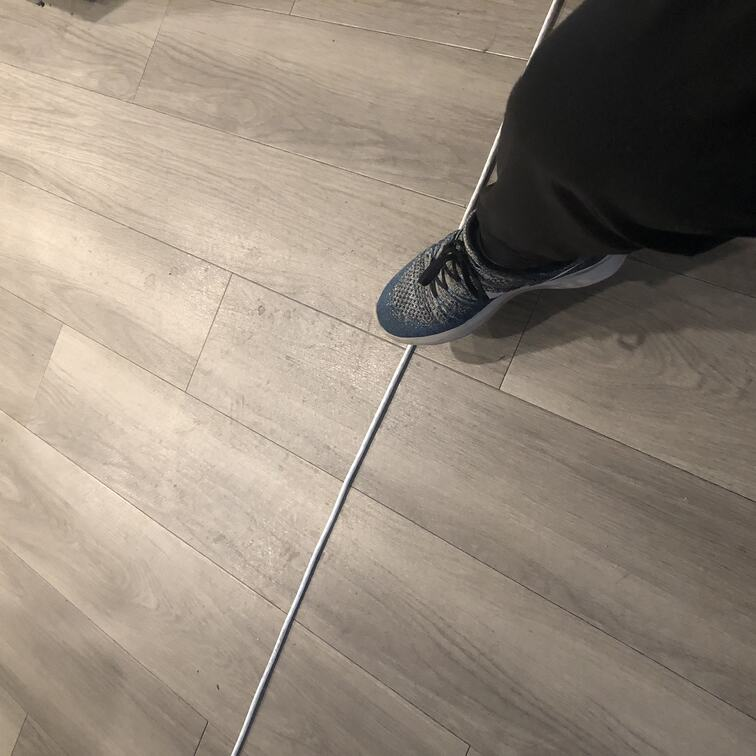
#> input picture imgs/25percent/camera1.jpg, 756 x 756 px
$ python 1ToT.py
#> lines starting #> are read from the running program, lines starting #| are printed output that depends on the picture
#!/usr/bin/python3
import numpy as np
from skimage import io
from collections import defaultdict
from scipy.signal import convolve
import matplotlib.pyplot as plt

# [69 lines left out: functions compute_fundamental, fundamental_matrix, solve_dots, plot_line, not called in this run]

with open('points.npy', 'rb') as f:
#> (reads points.npy from the repository)
    X1 = np.load(f)
    X2 = np.load(f)
    X3 = np.load(f)
    Xt = np.load(f)
img1 = io.imread('imgs/25percent/camera1.jpg', as_gray=True)
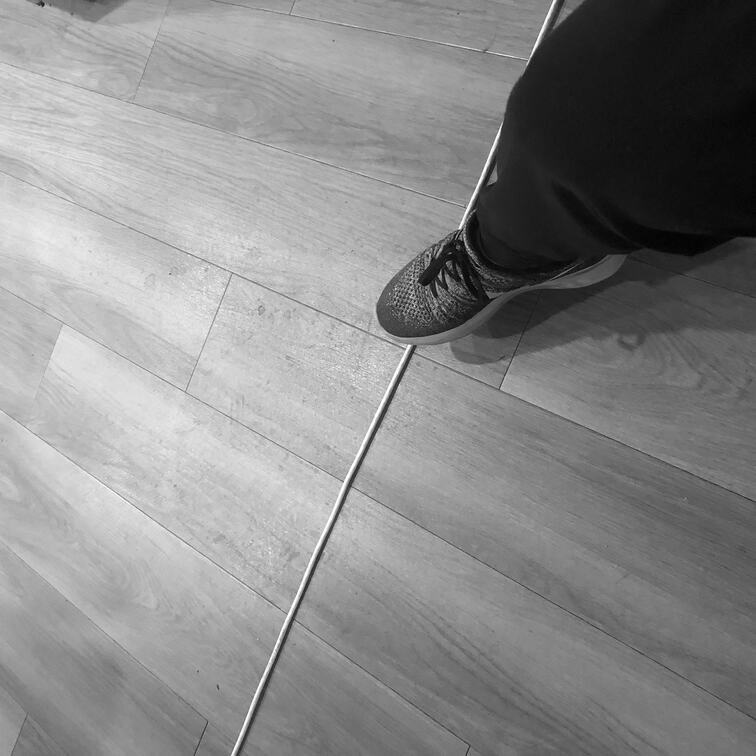
#> img1: shape (756, 756) float64; min 0.000565, max 1, mean 0.541
img2 = io.imread('imgs/25percent/camera2.jpg', as_gray=True)
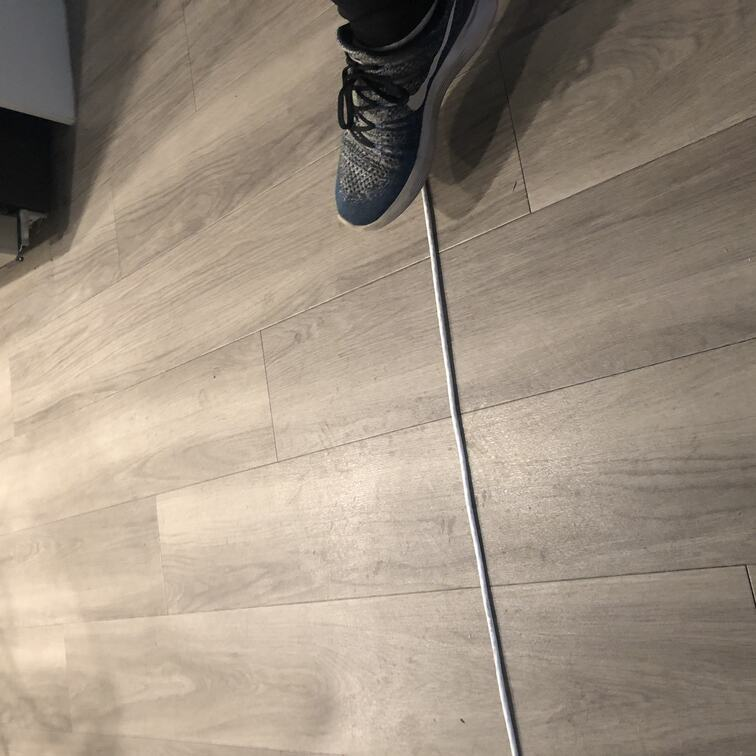
#> input picture imgs/25percent/camera2.jpg, 756 x 756 px
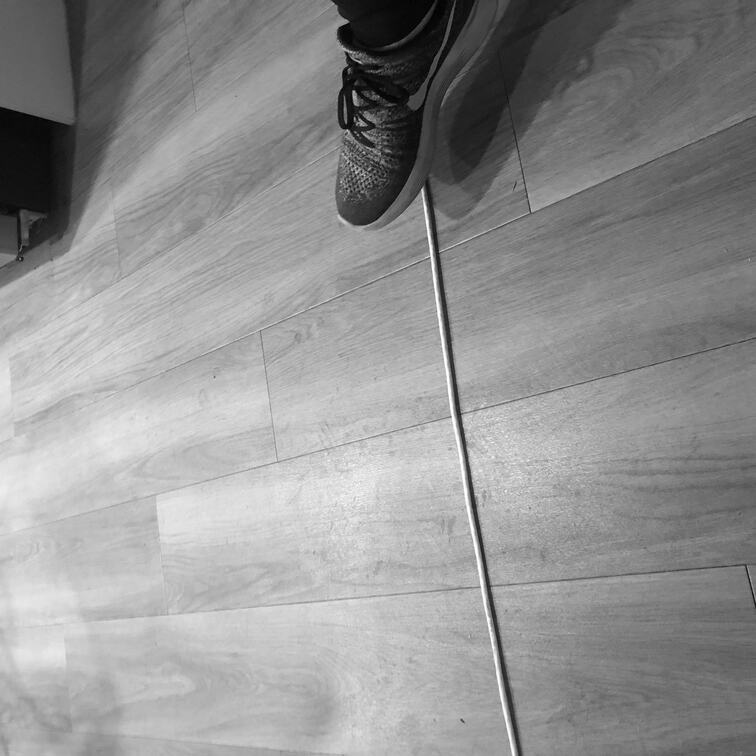
#> img2: shape (756, 756) float64; min 0, max 1, mean 0.574
img3 = io.imread('imgs/25percent/camera3.jpg', as_gray=True)
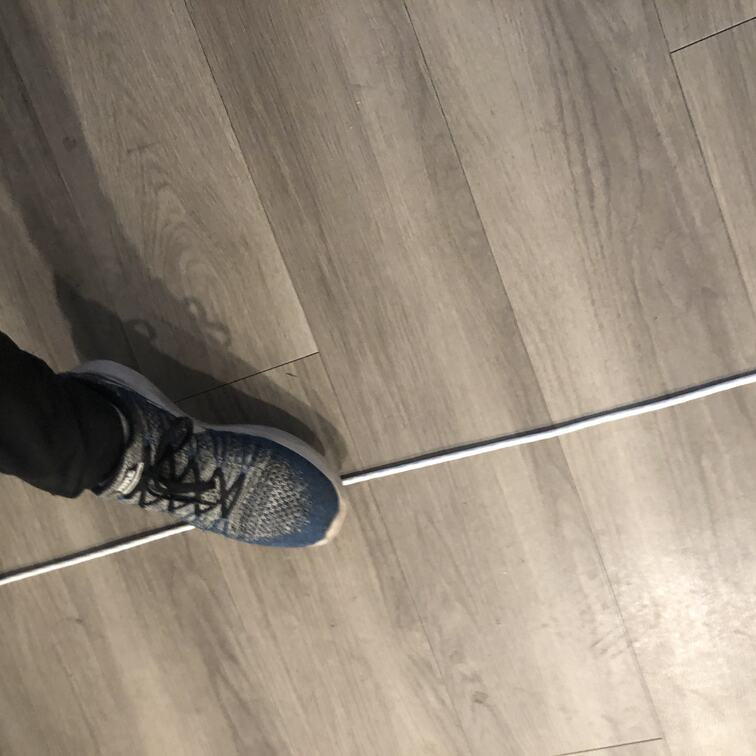
#> input picture imgs/25percent/camera3.jpg, 756 x 756 px
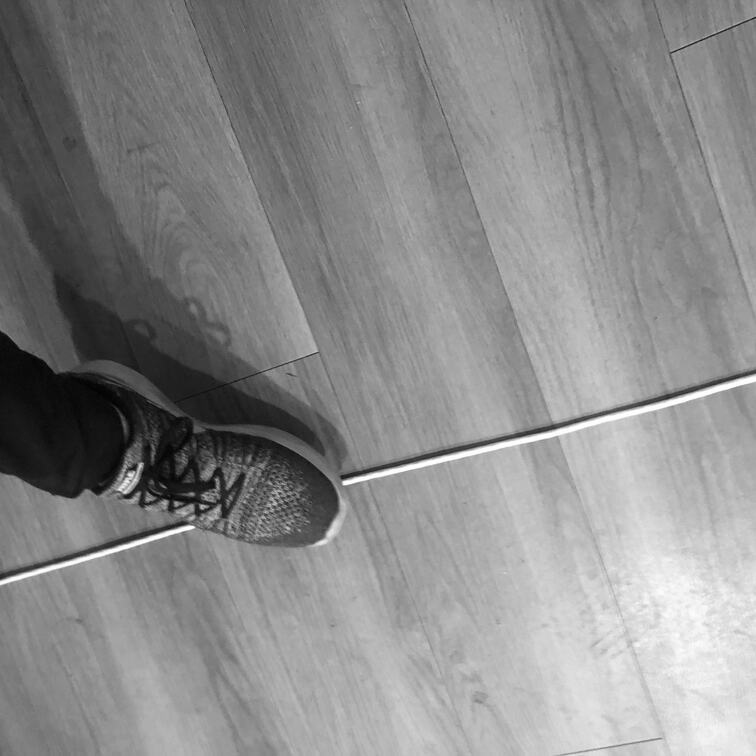
#> img3: shape (756, 756) float64; min 0, max 1, mean 0.546
#> (the run stopped early here; a loop or call above may not have finished)
